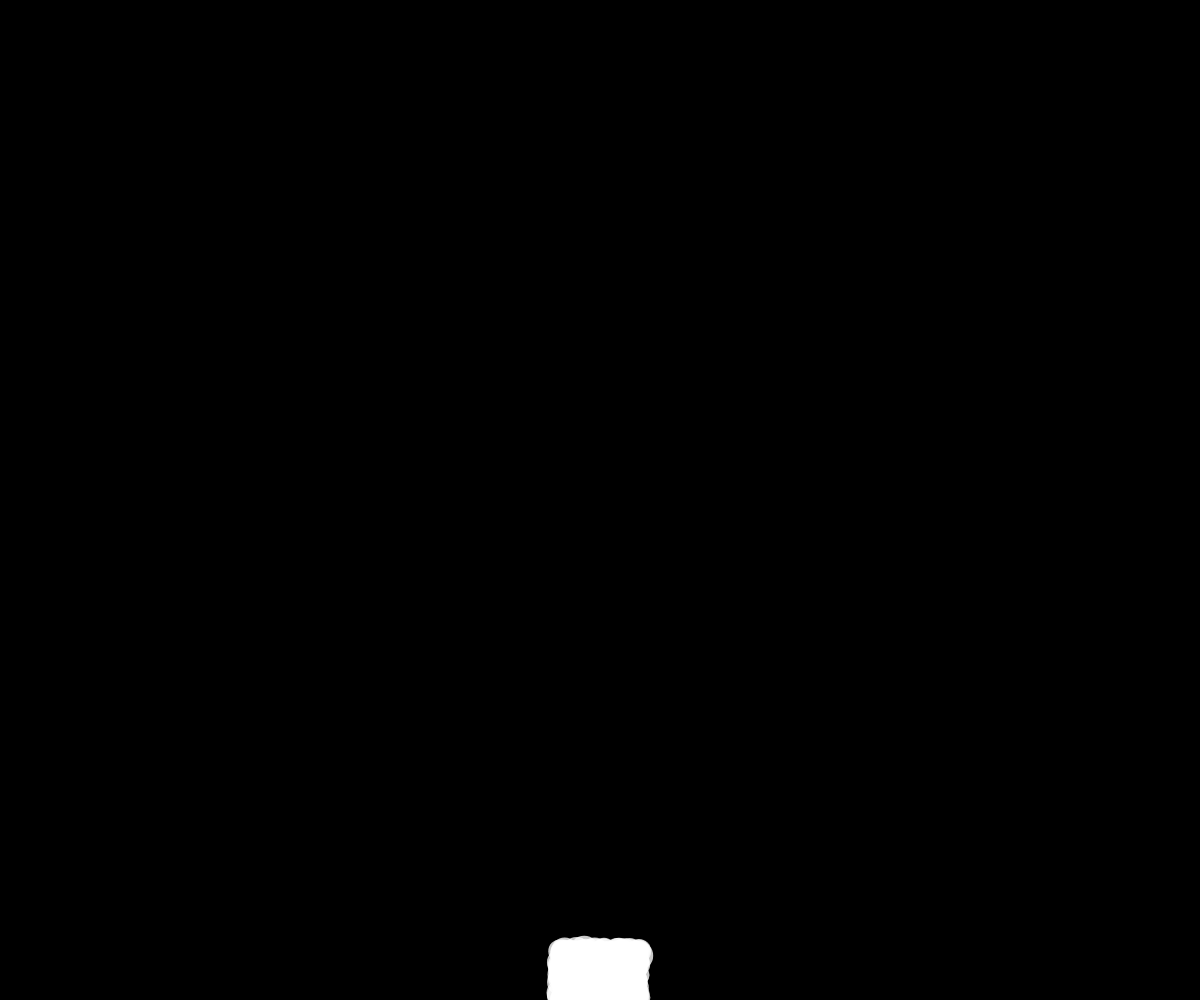
Frame 1 (no input)
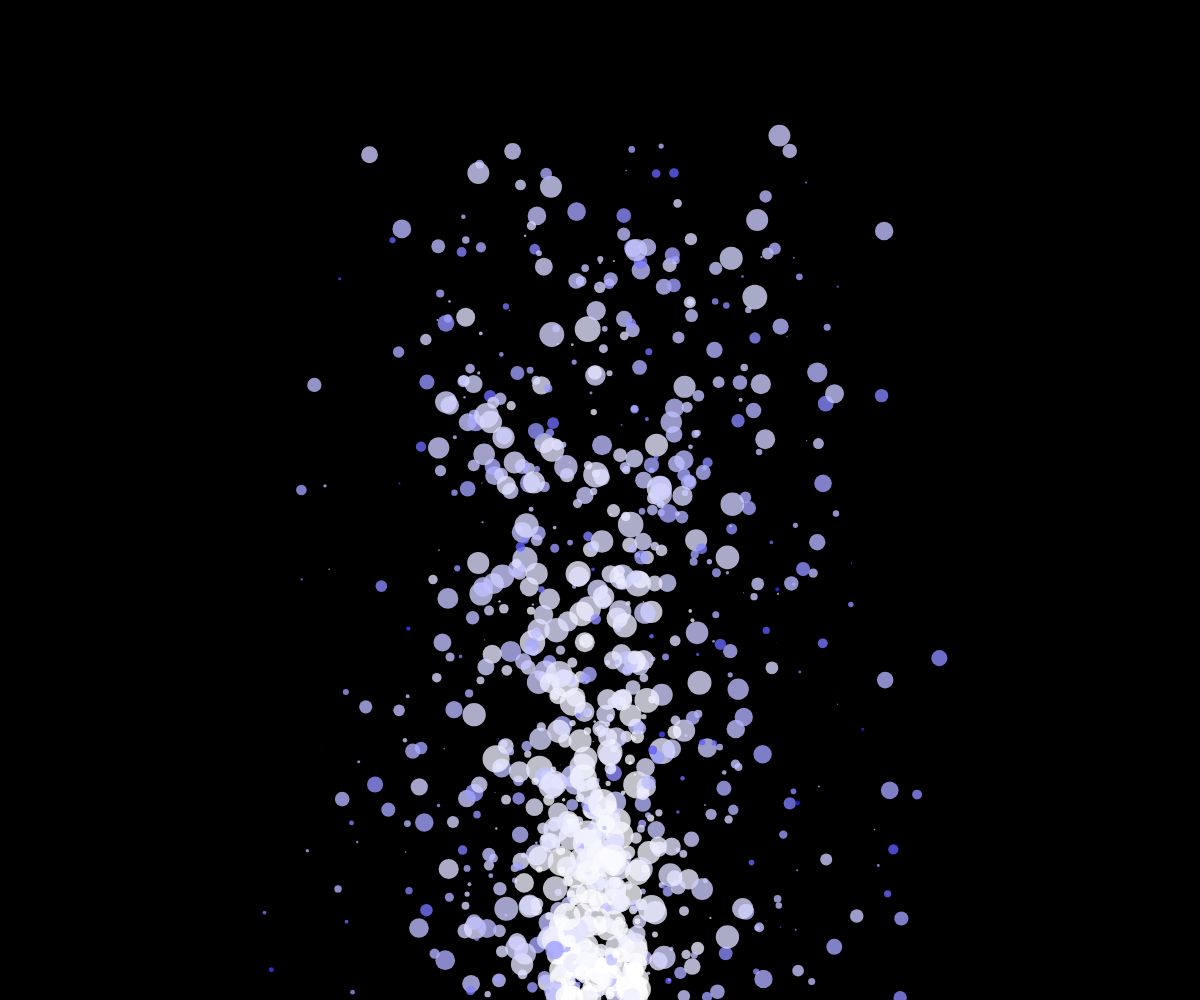
Frame 60 (no input)
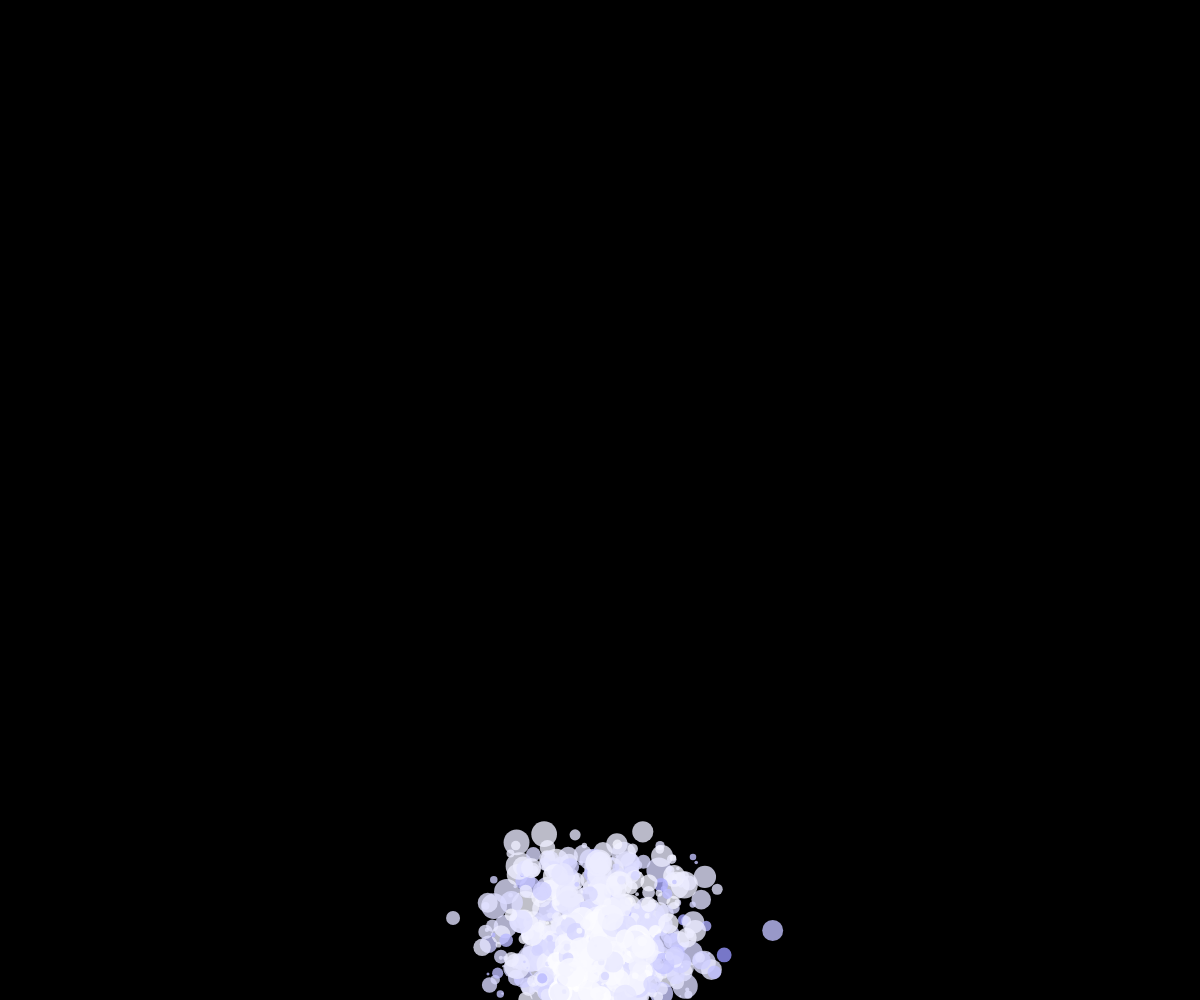
Frame 120 (the mouse pressed at the canvas centre since frame 60)

The p5.js sketch that drew these frames (run headless with seeded random() and noise() and a simulated clock; from frame 60 on, the mouse is pressed at the canvas centre):

// p5.js sketch
// ── sketch.js
// Sujet: objets et tableaux...
//
var balls = [];
var maxBalls;
var gravity = 4;
//***************************************************
function setup() {
  createCanvas(windowWidth, windowHeight);
  maxBalls = 1000;
  for (var i = 0; i < maxBalls; i++) {
    balls[i] = new Ball();
    balls[i].initBall();
  }
}
//***************************************************
function draw() {
  background(0);
  for (var i = 0; i < maxBalls; i++) {
    balls[i].drawBall();
  }
}
//***************************************************
function Ball() {;
  
  this.initBall = function() {
    this.vx = random(-10, 10);
    this.vy = random(map(mouseY,0,windowHeight,-80,20));
    this.life = random(30, 120);
    this.maxlife = this.life;
    this.posx = random(windowWidth / 2 - 40, windowWidth / 2 + 40);
    this.posy = random(windowHeight - 50, windowHeight);
    this.taille = random(2, 30);
  }

  this.drawBall = function() {
    fill(255 * this.life / this.maxlife, 255 * this.life / this.maxlife, 255, 200);
    noStroke();
    ellipse(this.posx, this.posy, this.taille*this.life / this.maxlife);
    this.update();
  }
  
  this.update = function() {

    this.posx += this.vx;
    this.posy += this.vy;

    this.vy += gravity;
    this.life--;
this.color255 * this.life / this.maxlife, 255 * this.life / this.maxlife, 255, 200

    if (this.posy > windowHeight || this.life < 0) {
      this.initBall();
    }
  }
}
//***************************************************
